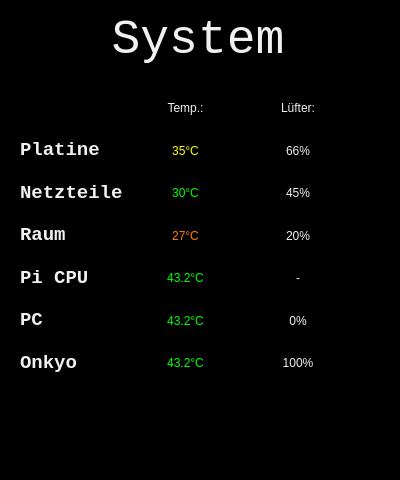
<?xml version="1.0" encoding="UTF-8"?>
<ui version="4.0">
 <class>SystemStatus</class>
 <widget class="QDialog" name="SystemStatus">
  <property name="geometry">
   <rect>
    <x>0</x>
    <y>0</y>
    <width>400</width>
    <height>480</height>
   </rect>
  </property>
  <property name="sizePolicy">
   <sizepolicy hsizetype="Fixed" vsizetype="Fixed">
    <horstretch>0</horstretch>
    <verstretch>0</verstretch>
   </sizepolicy>
  </property>
  <property name="maximumSize">
   <size>
    <width>800</width>
    <height>480</height>
   </size>
  </property>
  <property name="windowTitle">
   <string>Dialog</string>
  </property>
  <property name="styleSheet">
   <string notr="true">background-color: rgb(0, 0, 0);
font: &quot;Courier New&quot;;</string>
  </property>
  <widget class="QLabel" name="label_title">
   <property name="geometry">
    <rect>
     <x>0</x>
     <y>15</y>
     <width>396</width>
     <height>50</height>
    </rect>
   </property>
   <property name="font">
    <font>
     <family>Courier New</family>
     <pointsize>36</pointsize>
     <weight>50</weight>
     <italic>false</italic>
     <bold>false</bold>
    </font>
   </property>
   <property name="styleSheet">
    <string notr="true">font: 36pt &quot;Courier New&quot;;
color: rgb(240, 240, 240);</string>
   </property>
   <property name="text">
    <string>System</string>
   </property>
   <property name="alignment">
    <set>Qt::AlignCenter</set>
   </property>
  </widget>
  <widget class="QWidget" name="gridLayoutWidget">
   <property name="geometry">
    <rect>
     <x>20</x>
     <y>90</y>
     <width>331</width>
     <height>291</height>
    </rect>
   </property>
   <layout class="QGridLayout" name="gridLayout">
    <item row="1" column="2">
     <widget class="QLabel" name="label_fan_column">
      <property name="styleSheet">
       <string notr="true">font: 14pt &quot;Courier New&quot;;
color: rgb(240, 240, 240);</string>
      </property>
      <property name="text">
       <string>Lüfter:</string>
      </property>
      <property name="alignment">
       <set>Qt::AlignCenter</set>
      </property>
     </widget>
    </item>
    <item row="4" column="0">
     <widget class="QLabel" name="label_box_row">
      <property name="font">
       <font>
        <family>Courier New</family>
        <pointsize>14</pointsize>
        <weight>50</weight>
        <italic>false</italic>
        <bold>false</bold>
       </font>
      </property>
      <property name="styleSheet">
       <string notr="true">font: 14pt &quot;Courier New&quot;;
color: rgb(240, 240, 240);</string>
      </property>
      <property name="text">
       <string>&lt;html&gt;&lt;head/&gt;&lt;body&gt;&lt;p&gt;&lt;span style=&quot; font-weight:600;&quot;&gt;Raum&lt;/span&gt;&lt;/p&gt;&lt;/body&gt;&lt;/html&gt;</string>
      </property>
     </widget>
    </item>
    <item row="3" column="2">
     <widget class="QLabel" name="label_pwr_supply_fan">
      <property name="styleSheet">
       <string notr="true">font: 14pt &quot;Courier New&quot;;
color: rgb(240, 240, 240);</string>
      </property>
      <property name="text">
       <string>45%</string>
      </property>
      <property name="alignment">
       <set>Qt::AlignCenter</set>
      </property>
     </widget>
    </item>
    <item row="1" column="1">
     <widget class="QLabel" name="label_temp_column">
      <property name="styleSheet">
       <string notr="true">font: 14pt &quot;Courier New&quot;;
color: rgb(240, 240, 240);</string>
      </property>
      <property name="text">
       <string>Temp.:</string>
      </property>
      <property name="alignment">
       <set>Qt::AlignCenter</set>
      </property>
     </widget>
    </item>
    <item row="4" column="2">
     <widget class="QLabel" name="label_box_fan">
      <property name="styleSheet">
       <string notr="true">font: 14pt &quot;Courier New&quot;;
color: rgb(240, 240, 240);</string>
      </property>
      <property name="text">
       <string>20%</string>
      </property>
      <property name="alignment">
       <set>Qt::AlignCenter</set>
      </property>
     </widget>
    </item>
    <item row="2" column="0">
     <widget class="QLabel" name="label_pcb_row">
      <property name="font">
       <font>
        <family>Courier New</family>
        <pointsize>14</pointsize>
        <weight>50</weight>
        <italic>false</italic>
        <bold>false</bold>
       </font>
      </property>
      <property name="styleSheet">
       <string notr="true">font: 14pt &quot;Courier New&quot;;
color: rgb(240, 240, 240);</string>
      </property>
      <property name="text">
       <string>&lt;html&gt;&lt;head/&gt;&lt;body&gt;&lt;p&gt;&lt;span style=&quot; font-weight:600;&quot;&gt;Platine&lt;/span&gt;&lt;/p&gt;&lt;/body&gt;&lt;/html&gt;</string>
      </property>
     </widget>
    </item>
    <item row="2" column="2">
     <widget class="QLabel" name="label_pcb_fan">
      <property name="styleSheet">
       <string notr="true">font: 14pt &quot;Courier New&quot;;
color: rgb(240, 240, 240);</string>
      </property>
      <property name="text">
       <string>66%</string>
      </property>
      <property name="alignment">
       <set>Qt::AlignCenter</set>
      </property>
     </widget>
    </item>
    <item row="2" column="1">
     <widget class="QLabel" name="label_pcb_temp">
      <property name="styleSheet">
       <string notr="true">font: 14pt &quot;Courier New&quot;;
color:rgb(255,255,0);</string>
      </property>
      <property name="text">
       <string>35°C</string>
      </property>
      <property name="alignment">
       <set>Qt::AlignCenter</set>
      </property>
     </widget>
    </item>
    <item row="3" column="0">
     <widget class="QLabel" name="label_pwr_supply_row">
      <property name="font">
       <font>
        <family>Courier New</family>
        <pointsize>14</pointsize>
        <weight>50</weight>
        <italic>false</italic>
        <bold>false</bold>
       </font>
      </property>
      <property name="styleSheet">
       <string notr="true">font: 14pt &quot;Courier New&quot;;
color: rgb(240, 240, 240);</string>
      </property>
      <property name="text">
       <string>&lt;html&gt;&lt;head/&gt;&lt;body&gt;&lt;p&gt;&lt;span style=&quot; font-weight:600;&quot;&gt;Netzteile&lt;/span&gt;&lt;/p&gt;&lt;/body&gt;&lt;/html&gt;</string>
      </property>
     </widget>
    </item>
    <item row="4" column="1">
     <widget class="QLabel" name="label_box_temp">
      <property name="styleSheet">
       <string notr="true">font: 14pt &quot;Courier New&quot;;
color:rgb(255,127,0);</string>
      </property>
      <property name="text">
       <string>27°C</string>
      </property>
      <property name="alignment">
       <set>Qt::AlignCenter</set>
      </property>
     </widget>
    </item>
    <item row="3" column="1">
     <widget class="QLabel" name="label_pwr_supply_temp">
      <property name="styleSheet">
       <string notr="true">font: 14pt &quot;Courier New&quot;;
color:rgb(0,255,0);</string>
      </property>
      <property name="text">
       <string>30°C</string>
      </property>
      <property name="alignment">
       <set>Qt::AlignCenter</set>
      </property>
     </widget>
    </item>
    <item row="5" column="0">
     <widget class="QLabel" name="label_pi_row">
      <property name="font">
       <font>
        <family>Courier New</family>
        <pointsize>14</pointsize>
        <weight>50</weight>
        <italic>false</italic>
        <bold>false</bold>
       </font>
      </property>
      <property name="styleSheet">
       <string notr="true">font: 14pt &quot;Courier New&quot;;
color: rgb(240, 240, 240);</string>
      </property>
      <property name="text">
       <string>&lt;html&gt;&lt;head/&gt;&lt;body&gt;&lt;p&gt;&lt;span style=&quot; font-weight:600;&quot;&gt;Pi CPU&lt;/span&gt;&lt;/p&gt;&lt;/body&gt;&lt;/html&gt;</string>
      </property>
     </widget>
    </item>
    <item row="5" column="1">
     <widget class="QLabel" name="label_pi_temp">
      <property name="styleSheet">
       <string notr="true">font: 14pt &quot;Courier New&quot;;
color:rgb(0,255,0);</string>
      </property>
      <property name="text">
       <string>43.2°C</string>
      </property>
      <property name="alignment">
       <set>Qt::AlignCenter</set>
      </property>
     </widget>
    </item>
    <item row="5" column="2">
     <widget class="QLabel" name="label_pi_fan">
      <property name="styleSheet">
       <string notr="true">font: 14pt &quot;Courier New&quot;;
color: rgb(240, 240, 240);</string>
      </property>
      <property name="text">
       <string>-</string>
      </property>
      <property name="alignment">
       <set>Qt::AlignCenter</set>
      </property>
     </widget>
    </item>
    <item row="6" column="0">
     <widget class="QLabel" name="label_pc_row">
      <property name="font">
       <font>
        <family>Courier New</family>
        <pointsize>14</pointsize>
        <weight>50</weight>
        <italic>false</italic>
        <bold>false</bold>
       </font>
      </property>
      <property name="styleSheet">
       <string notr="true">font: 14pt &quot;Courier New&quot;;
color: rgb(240, 240, 240);</string>
      </property>
      <property name="text">
       <string>&lt;html&gt;&lt;head/&gt;&lt;body&gt;&lt;p&gt;&lt;span style=&quot; font-weight:600;&quot;&gt;PC&lt;/span&gt;&lt;/p&gt;&lt;/body&gt;&lt;/html&gt;</string>
      </property>
     </widget>
    </item>
    <item row="6" column="2">
     <widget class="QLabel" name="label_pc_fan">
      <property name="styleSheet">
       <string notr="true">font: 14pt &quot;Courier New&quot;;
color: rgb(240, 240, 240);</string>
      </property>
      <property name="text">
       <string>0%</string>
      </property>
      <property name="alignment">
       <set>Qt::AlignCenter</set>
      </property>
     </widget>
    </item>
    <item row="6" column="1">
     <widget class="QLabel" name="label_pc_temp">
      <property name="styleSheet">
       <string notr="true">font: 14pt &quot;Courier New&quot;;
color:rgb(0,255,0);</string>
      </property>
      <property name="text">
       <string>43.2°C</string>
      </property>
      <property name="alignment">
       <set>Qt::AlignCenter</set>
      </property>
     </widget>
    </item>
    <item row="7" column="0">
     <widget class="QLabel" name="label_onkyo_row">
      <property name="font">
       <font>
        <family>Courier New</family>
        <pointsize>14</pointsize>
        <weight>50</weight>
        <italic>false</italic>
        <bold>false</bold>
       </font>
      </property>
      <property name="styleSheet">
       <string notr="true">font: 14pt &quot;Courier New&quot;;
color: rgb(240, 240, 240);</string>
      </property>
      <property name="text">
       <string>&lt;html&gt;&lt;head/&gt;&lt;body&gt;&lt;p&gt;&lt;span style=&quot; font-weight:600;&quot;&gt;Onkyo&lt;/span&gt;&lt;/p&gt;&lt;/body&gt;&lt;/html&gt;</string>
      </property>
     </widget>
    </item>
    <item row="7" column="1">
     <widget class="QLabel" name="label_onkyo_temp">
      <property name="styleSheet">
       <string notr="true">font: 14pt &quot;Courier New&quot;;
color:rgb(0,255,0);</string>
      </property>
      <property name="text">
       <string>43.2°C</string>
      </property>
      <property name="alignment">
       <set>Qt::AlignCenter</set>
      </property>
     </widget>
    </item>
    <item row="7" column="2">
     <widget class="QLabel" name="label_onkyo_fan">
      <property name="styleSheet">
       <string notr="true">font: 14pt &quot;Courier New&quot;;
color: rgb(240, 240, 240);</string>
      </property>
      <property name="text">
       <string>100%</string>
      </property>
      <property name="alignment">
       <set>Qt::AlignCenter</set>
      </property>
     </widget>
    </item>
   </layout>
  </widget>
  <widget class="QPushButton" name="pushButton_back">
   <property name="geometry">
    <rect>
     <x>320</x>
     <y>400</y>
     <width>71</width>
     <height>70</height>
    </rect>
   </property>
   <property name="text">
    <string/>
   </property>
   <property name="icon">
    <iconset resource="icons.qrc">
     <normaloff>:/icons/arrow_left_wht.png</normaloff>:/icons/arrow_left_wht.png</iconset>
   </property>
   <property name="iconSize">
    <size>
     <width>50</width>
     <height>50</height>
    </size>
   </property>
   <property name="flat">
    <bool>true</bool>
   </property>
  </widget>
  <widget class="QPushButton" name="pushButton_shutdown">
   <property name="geometry">
    <rect>
     <x>10</x>
     <y>400</y>
     <width>70</width>
     <height>70</height>
    </rect>
   </property>
   <property name="text">
    <string/>
   </property>
   <property name="icon">
    <iconset resource="icons.qrc">
     <normaloff>:/icons/shutdown.png</normaloff>:/icons/shutdown.png</iconset>
   </property>
   <property name="iconSize">
    <size>
     <width>70</width>
     <height>70</height>
    </size>
   </property>
   <property name="flat">
    <bool>true</bool>
   </property>
  </widget>
 </widget>
 <resources>
  <include location="icons.qrc"/>
 </resources>
 <connections/>
</ui>
